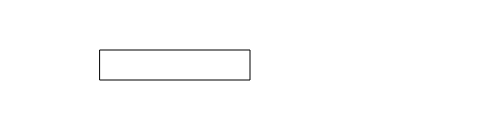
Frame 1 (no input)
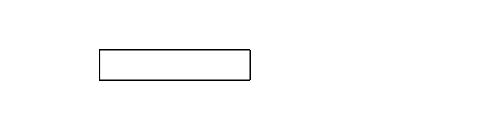
Frame 60 (no input)
Frame 120 (the mouse pressed at the canvas centre since frame 60): identical to frame 60, image omitted

The p5.js sketch that drew these frames (run headless with seeded random() and noise() and a simulated clock; from frame 60 on, the mouse is pressed at the canvas centre):

// p5.js sketch
// ── sketch.js
function setup() {
  createCanvas(480, 120);
}

function draw() {
  rect(100, 50, 150, 30)
}
